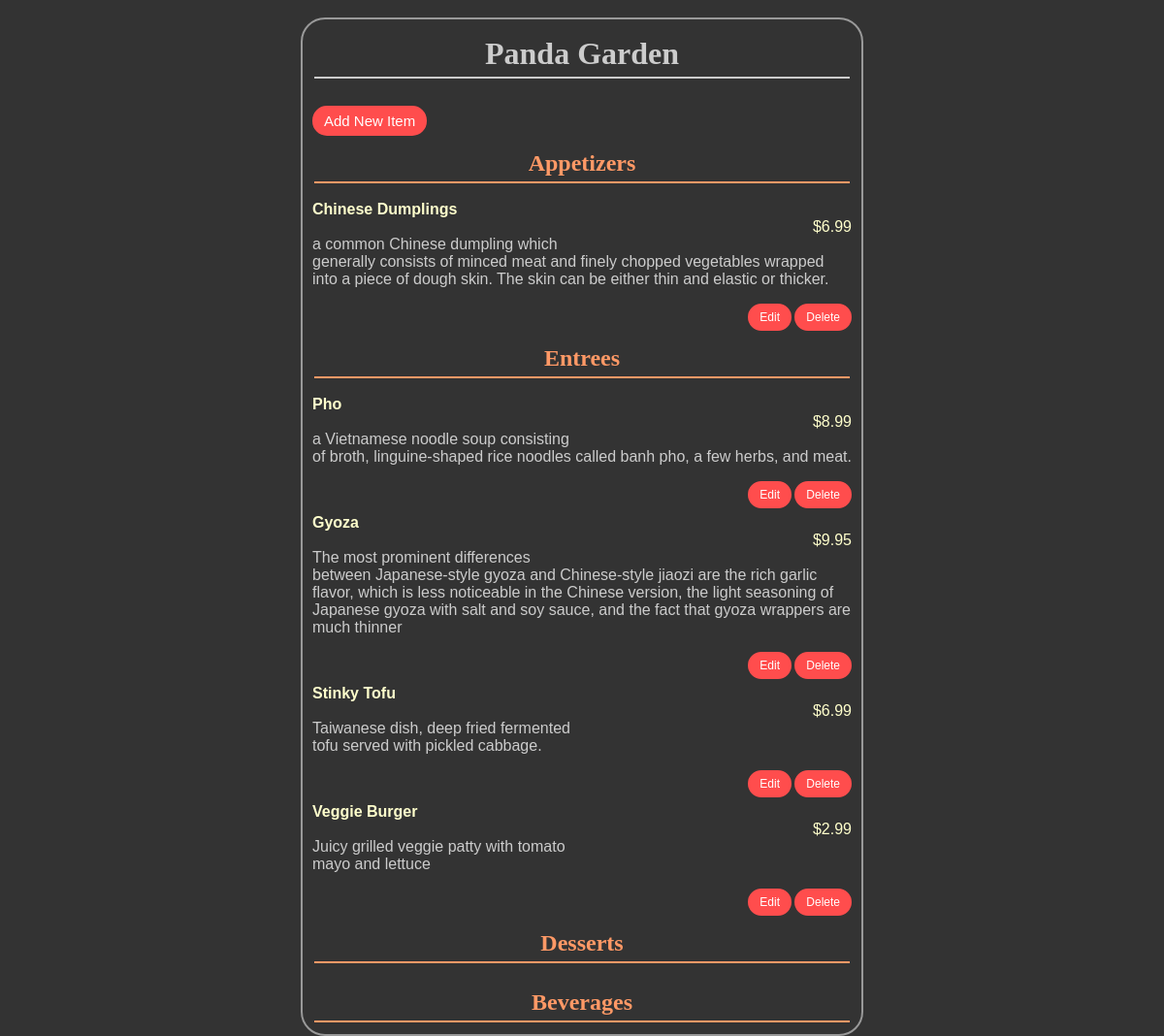
Page /restaurant/4/menu/ on the committed database.
### database_setup.py (models this page shows, shortened)
class Restaurant(Base):
    __tablename__ = 'restaurant'
    name = Column(String(80), nullable = False)
    id = Column(Integer, primary_key = True)

class MenuItem(Base):
    __tablename__ = 'menu_item'
    name = Column(String(80), nullable = False)
    id = Column(Integer, primary_key = True)
    course = Column(String(80))
    description = Column(String(250))
    price = Column(String(8))
    restaurant_id = Column(Integer, ForeignKey('restaurant.id'))
    restaurant = relationship(Restaurant)

### flaskmenu.py (the view)
@app.route('/restaurant/<int:restaurant_id>/')
@app.route('/restaurant/<int:restaurant_id>/menu/')
def restaurantMenu(restaurant_id):
    restaurant = session.query(Restaurant).filter_by(id=restaurant_id).one()
    items = session.query(MenuItem).filter_by(restaurant_id=restaurant.id).all()
    '''
    output = ''
    for item in items:
        output += item.name
        output += '</br>'
        output += item.price
        output += '</br>'
        output += item.description
        output += '</br></br>'
    return output
    '''
    return render_template('menu.html', restaurant=restaurant, items=items)

### templates/menu.html (shortened to what this page needs)
<!DOCTYPE html>
<html lang="en">
<head>
    <link rel="stylesheet" type="text/css" href="{{ url_for('static', filename='styles.css') }}">
</head>
<body>
    <div class = 'pane'>
        <div>
            <h1>{{restaurant.name}}</h1>
        </div>
        {% if items !=[] %}
            <br>
            <div class = 'create'>
                <a href = "{{ url_for('newMenuItem', restaurant_id = restaurant.id) }}">Add New Item</a>
            </div>
            <h2>Appetizers</h2>
            {% for item in items %}
            {% if item.course == 'Appetizer' %}
            <div>
                <p class = "name"> <strong> {{item.name}} </strong> </p>
                <br>
                <p class = "price"> {{item.price}} </p>
                <br>
                <p class = "description"> {{item.description}} </p>
                <div class = "editdelete">
                    <a href="{{ url_for('editMenuItem', restaurant_id=restaurant.id, menu_id=item.id) }}">Edit</a>
                    <a href="{{ url_for('deleteMenuItem', restaurant_id=restaurant.id, menu_id=item.id) }}">Delete</a>
                </div>
                <br>
            </div>
            {% endif %}
		    {% endfor %}
            <br>
            <h2>Entrees</h2>
            {% for item in items %}
            {% if item.course == 'Entree' %}
            <div>
                <p class = "name"> <strong> {{item.name}} </strong> </p>
                <br>
                <p class = "price"> {{item.price}} </p>
                <br>
                <p class = "description"> {{item.description}} </p>
                <div class = "editdelete">
                    <a href="{{ url_for('editMenuItem', restaurant_id=restaurant.id, menu_id=item.id) }}">Edit</a>
                    <a href="{{ url_for('deleteMenuItem', restaurant_id=restaurant.id, menu_id=item.id) }}">Delete</a>
                </div>
                <br>
            </div>
            {% endif %}
		    {% endfor %}
            <br>
            <h2>Desserts</h2>
            <br>
            <h2>Beverages</h2>
        {% else %}
		    <p> You currently have no menu items. : ) <p>
		    <div class = 'create'>
                <a href = "{{ url_for('newMenuItem', restaurant_id = restaurant.id) }}">Add New Item</a>
            </div>
        {% endif %}
    </div>
</body>
</html>

### static/styles.css (style rules this page uses)
body { font-family: sans-serif; background-color: #333333; }
h1, h2 { color: #cccccc; font-family: 'georgia', serif; padding: 5px; margin: 2px; border-bottom: 2px solid; left: 50%; text-align: center; }
div { color: #ffffcc; }
h2 { color: #ff9966; }
a:link, a:visited { text-decoration: none; background-color: #ff4d4d; color: white; padding: 5px 10px; text-align: center; display: inline-block; border: 2px solid #ff4d4d; border-radius: 15px; }
.pane { position: absolute; left: 25%; right: 25%; border: 2px solid; border-radius: 25px; padding: 10px; margin: 10px; border-color: #999999; }
.create { font-size: 15px; margin-bottom: 10px; }
.name { width: 50%; float: left; }
.price { width: 50%; text-align: right; float: right; color: #ffffcc; }
.description { color: #cccccc; }
.editdelete { font-size: 12px; float: right; }

### rows in the picture
Restaurant: name "Panda Garden"
MenuItem: name "Chinese Dumplings", price "$6.99", description "a common Chinese dumpling which generally consists of minced meat and finely chopped vegetables wrapped into a piece of dough skin. The skin can be either thin and elastic or thicker."
MenuItem: name "Pho", price "$8.99", description "a Vietnamese noodle soup consisting of broth, linguine-shaped rice noodles called banh pho, a few herbs, and meat."
MenuItem: name "Gyoza", price "$9.95", description "The most prominent differences between Japanese-style gyoza and Chinese-style jiaozi are the rich garlic flavor, which is less noticeable in the Chinese version, the light seasoning of Japanese gyoza with salt and soy sauce, and the fact that gyoza wrappers are much thinner"
MenuItem: name "Stinky Tofu", price "$6.99", description "Taiwanese dish, deep fried fermented tofu served with pickled cabbage."
MenuItem: name "Veggie Burger", price "$2.99", description "Juicy grilled veggie patty with tomato mayo and lettuce"
